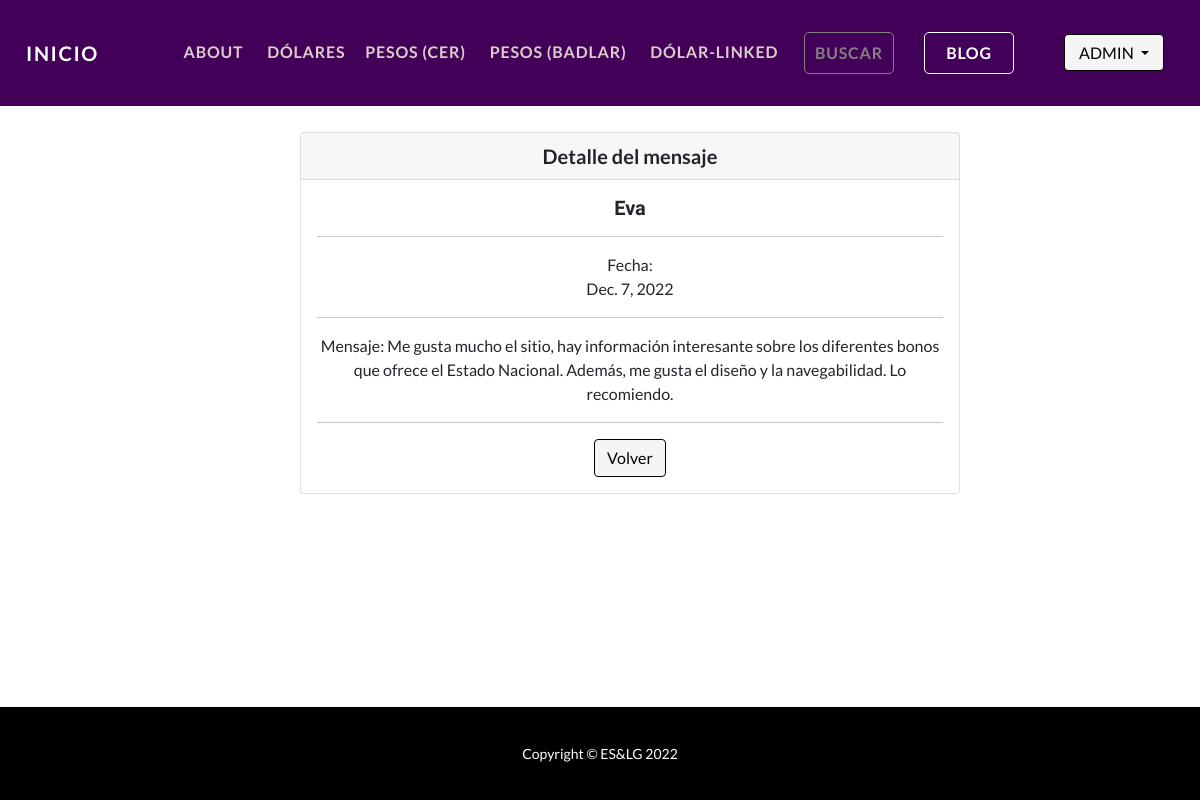
Screenshot of /AppBlog/detalle_mensaje/3 (signed in) with the database file from the repository.
### AppBlog/models.py (models this page shows, shortened)
class Mensaje(models.Model):
    fecha = models.DateField(default=date.today)
    nombre = models.CharField(max_length=30)
    email = models.EmailField()
    mensaje = models.CharField(max_length=500)

### AppBlog/views.py (the view)
# urls.py: path("detalle_mensaje/<pk>", MensajeDetail.as_view(), name="MensajeDetail"),
class MensajeDetail(LoginRequiredMixin, DetailView):
    model = Mensaje
    template_name = "AppBlog/mensaje_detalle.html"

### AppBlog/templates/AppBlog/mensaje_detalle.html
{% extends "AppBonos/base.html" %}
{% load static %}
{% block contenido %}
<div class="container" style="margin:11% 0 5% 5%; padding: 0 20% 0 20%;">
    <div class="card text-center">
        <div class="card-header" style="font-size: 20px; font-weight: bold;">Detalle del mensaje</div>
        <div class="card-body">
          <h5 class="card-title">{{mensaje.nombre}}</h5><hr>
          <p class="card-text">Fecha: <br>{{mensaje.fecha}}</p><hr>
          <p class="card-text">Mensaje: {{mensaje.mensaje}}</p><hr>
          <a href="{% url 'mensajes' %}" class="btn btn-primary">Volver</a>
        </div>
    </div>
</div>
{% endblock %}

### AppBonos/templates/AppBonos/base.html (shortened to what this page needs)
<!DOCTYPE html>
<html lang="en">
<head>
    {% load static %}
    <link href="{% static 'AppBonos/css/styles.css' %}" rel="stylesheet" />
</head>
<body id="page-top">
    <nav class="navbar navbar-expand-lg navbar-dark navbar-custom fixed-top">
        <div class="container px-5">
            <a class="navbar-brand" href="{% url 'inicio' %}" style="margin-left: -20px;">Inicio</a>
            <div class="collapse navbar-collapse" id="navbarResponsive">
                <ul class="navbar-nav ms-auto">
                    <li class="nav-item"><a class="nav-link" href="{% url 'about' %}"
                            style="color: rgb(220, 204, 204);">About&nbsp&nbsp</a></li>
                    {% if user.is_authenticated %}
                    <li class="nav-item"><a class="nav-link" href="{% url 'dolares' %}"
                            style="color: rgb(220, 204, 204)">Dólares&nbsp</a></li>
                    <li class="nav-item"><a class="nav-link" href="{% url 'pesos' %}"
                            style="color: rgb(220, 204, 204)">Pesos (CER)&nbsp&nbsp</a></li>
                    <li class="nav-item"><a class="nav-link" href="{% url 'pesosbd' %}"
                            style="color: rgb(220, 204, 204)">Pesos (BADLAR)&nbsp&nbsp</a></li>
                    <li class="nav-item"><a class="nav-link" href="{% url 'pesosdl' %}"
                            style="color: rgb(220, 204, 204)">Dólar-Linked&nbsp&nbsp</a></li>
                    <li class="nav-item" style="margin-right: 10px; margin-left: 10px;"><a class="nav-link"
                            href="{% url 'busqueda' %}"
                            style="width: 90px; text-align: center; color: rgb(132, 128, 128); border-style:solid; border-radius: 5px; border-width: 1.5px;">Buscar</a>
                    </li>
                    <li class="nav-item" style="margin-right: 30px; margin-left: 20px;"><a class="nav-link"
                            href="{% url 'blog' %}"
                            style="width: 90px; text-align: center; color: white; background-color: none; border-color: white;border-style:solid; border-radius: 5px; border-width: 1.5px;">Blog</a>
                    </li>
                    <li class="nav-item log1"><a><img class="rounded-circle" src='{{ user.avatar.imagen.url }}'
                                style="max-width: 2em; max-height: 2.5em; margin-right: 10px; margin-top:2px;"></img></a>
                    </li>
                    <li class="nav-item log2">
                        <div class="dropdown" style="width: 100px;">
                            <button class="btn-login btn-primary dropdown-toggle"
                                style="width: 100px; height: 37px; margin-left: 10px; margin-top: -1px;" type="button"
                                data-toggle="dropdown">{{user.username.upper}}
                                </button>
                        </div>
                    </li>
                    {% else %}
                    <li class="nav-item"><a class="nav-link" href="{% url 'login' %}">&nbsp&nbspLog In</a>
                    </li>
                    <li class="nav-item"><a class="nav-link" style="margin-right: 0;"
                            href="{% url 'registro' %}">│&nbsp&nbsp&nbsp&nbsp Sign
                            Up</a></li>
                    {% endif %}
                </ul>
            </div>
        </div>
    </nav>
    {% block contenido %}{% endblock %}
    <footer class="bg-black">
        <div class="container px-5">
            <p class="m-0 text-center text-white small">Copyright &copy; ES&LG 2022</p>
        </div>
    </footer>
</body>
</html>

### rows the page displays
Mensaje: nombre "Eva", fecha "Dec. 7, 2022", mensaje "Me gusta mucho el sitio, hay información interesante sobre los diferentes bonos que ofrece el Estado Nacional. Además, me gusta el diseño y la navegabilidad. Lo recomiendo."

### other values shown
{{ user.username.upper }} "ADMIN"
